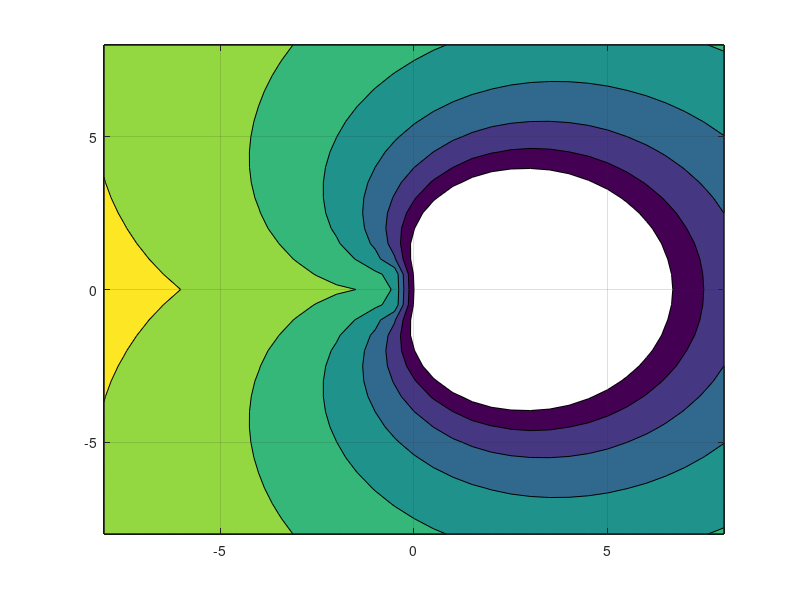

MATLAB code for this plot:
function [  ] = GearStabilityExample( )
    [x,y]=meshgrid([-8:0.5:8],[-8:0.5:8]);
    [alpha] = GearStability(x,y,3);
    figure; contourf(x,y,-alpha,[-1:0.1:0]); grid;
end
 
function [alpha] = GearStability(x,y,n)      
    z = x+i*y;
    alpha = z;   % pre-allocation de alpha :-)
    for k=1:size(z,1)
        for l =1:size(z,2)
            c = [(z(k,l)*6 -11)  18 -9  2];
            r = roots(c);
            alpha(k,l) = max(abs(r));
        end
    end
end
 
